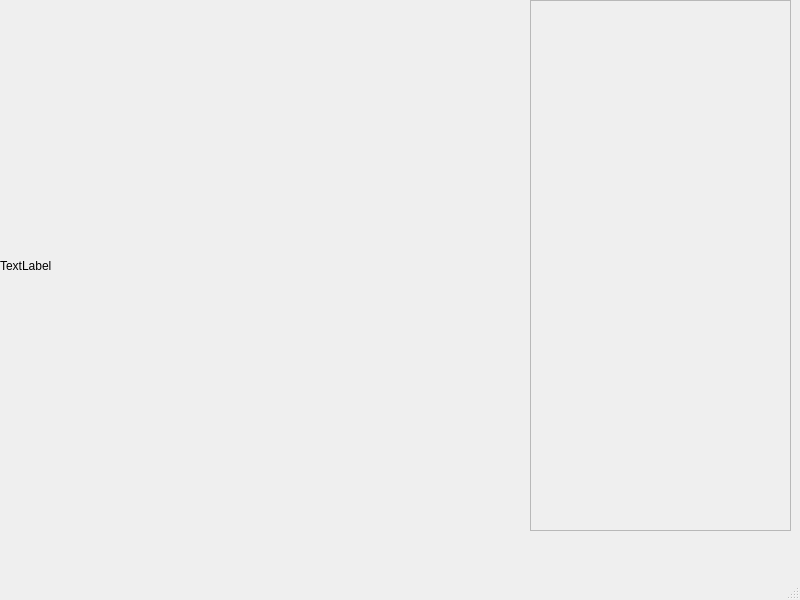
<?xml version="1.0" encoding="UTF-8"?>
<ui version="4.0">
 <class>imageviewer</class>
 <widget class="QMainWindow" name="imageviewer">
  <property name="geometry">
   <rect>
    <x>0</x>
    <y>0</y>
    <width>800</width>
    <height>600</height>
   </rect>
  </property>
  <property name="styleSheet">
   <string notr="true">/*
 * The MIT License (MIT)
 *
 * Copyright (c) &lt;2013-2014&gt; &lt;Colin Duquesnoy&gt;
 *
 * Permission is hereby granted, free of charge, to any person obtaining a copy
 * of this software and associated documentation files (the &quot;Software&quot;), to deal
 * in the Software without restriction, including without limitation the rights
 * to use, copy, modify, merge, publish, distribute, sublicense, and/or sell
 * copies of the Software, and to permit persons to whom the Software is
 * furnished to do so, subject to the following conditions:

 * The above copyright notice and this permission notice shall be included in
 * all copies or substantial portions of the Software.

 * THE SOFTWARE IS PROVIDED &quot;AS IS&quot;, WITHOUT WARRANTY OF ANY KIND, EXPRESS OR
 * IMPLIED, INCLUDING BUT NOT LIMITED TO THE WARRANTIES OF MERCHANTABILITY,
 * FITNESS FOR A PARTICULAR PURPOSE AND NONINFRINGEMENT. IN NO EVENT SHALL THE
 * AUTHORS OR COPYRIGHT HOLDERS BE LIABLE FOR ANY CLAIM, DAMAGES OR OTHER
 * LIABILITY, WHETHER IN AN ACTION OF CONTRACT, TORT OR OTHERWISE, ARISING FROM,
 * OUT OF OR IN CONNECTION WITH THE SOFTWARE OR THE USE OR OTHER DEALINGS IN
 * THE SOFTWARE.
 */
QToolTip
{
    border: 1px solid #76797C;
    background-color: rgb(90, 102, 117);;
    color: white;
    padding: 5px;
    opacity: 200;
}

QWidget
{
    color: #eff0f1;
    background-color: #31363b;
    selection-background-color:#3daee9;
    selection-color: #eff0f1;
    background-clip: border;
    border-image: none;
    border: 0px transparent black;
    outline: 0;
}

QWidget:item:hover
{
    background-color: #18465d;
    color: #eff0f1;
}

QWidget:item:selected
{
    background-color: #18465d;
}

QCheckBox
{
    spacing: 5px;
    outline: none;
    color: #eff0f1;
    margin-bottom: 2px;
}

QCheckBox:disabled
{
    color: #76797C;
}

QCheckBox::indicator,
QGroupBox::indicator
{
    width: 18px;
    height: 18px;
}
QGroupBox::indicator
{
    margin-left: 2px;
}

QCheckBox::indicator:unchecked
{
    image: url(:/qss_icons/rc/checkbox_unchecked.png);
}

QCheckBox::indicator:unchecked:hover,
QCheckBox::indicator:unchecked:focus,
QCheckBox::indicator:unchecked:pressed,
QGroupBox::indicator:unchecked:hover,
QGroupBox::indicator:unchecked:focus,
QGroupBox::indicator:unchecked:pressed
{
  border: none;
    image: url(:/qss_icons/rc/checkbox_unchecked_focus.png);
}

QCheckBox::indicator:checked
{
    image: url(:/qss_icons/rc/checkbox_checked.png);
}

QCheckBox::indicator:checked:hover,
QCheckBox::indicator:checked:focus,
QCheckBox::indicator:checked:pressed,
QGroupBox::indicator:checked:hover,
QGroupBox::indicator:checked:focus,
QGroupBox::indicator:checked:pressed
{
  border: none;
    image: url(:/qss_icons/rc/checkbox_checked_focus.png);
}


QCheckBox::indicator:indeterminate
{
    image: url(:/qss_icons/rc/checkbox_indeterminate.png);
}

QCheckBox::indicator:indeterminate:focus,
QCheckBox::indicator:indeterminate:hover,
QCheckBox::indicator:indeterminate:pressed
{
    image: url(:/qss_icons/rc/checkbox_indeterminate_focus.png);
}

QCheckBox::indicator:checked:disabled,
QGroupBox::indicator:checked:disabled
{
    image: url(:/qss_icons/rc/checkbox_checked_disabled.png);
}

QCheckBox::indicator:unchecked:disabled,
QGroupBox::indicator:unchecked:disabled
{
    image: url(:/qss_icons/rc/checkbox_unchecked_disabled.png);
}

QRadioButton
{
    spacing: 5px;
    outline: none;
    color: #eff0f1;
    margin-bottom: 2px;
}

QRadioButton:disabled
{
    color: #76797C;
}
QRadioButton::indicator
{
    width: 21px;
    height: 21px;
}

QRadioButton::indicator:unchecked
{
    image: url(:/qss_icons/rc/radio_unchecked.png);
}


QRadioButton::indicator:unchecked:hover,
QRadioButton::indicator:unchecked:focus,
QRadioButton::indicator:unchecked:pressed
{
    border: none;
    outline: none;
    image: url(:/qss_icons/rc/radio_unchecked_focus.png);
}

QRadioButton::indicator:checked
{
    border: none;
    outline: none;
    image: url(:/qss_icons/rc/radio_checked.png);
}

QRadioButton::indicator:checked:hover,
QRadioButton::indicator:checked:focus,
QRadioButton::indicator:checked:pressed
{
    border: none;
    outline: none;
    image: url(:/qss_icons/rc/radio_checked_focus.png);
}

QRadioButton::indicator:checked:disabled
{
    outline: none;
    image: url(:/qss_icons/rc/radio_checked_disabled.png);
}

QRadioButton::indicator:unchecked:disabled
{
    image: url(:/qss_icons/rc/radio_unchecked_disabled.png);
}


QMenuBar
{
    background-color: #31363b;
    color: #eff0f1;
}

QMenuBar::item
{
    background: transparent;
}

QMenuBar::item:selected
{
    background: transparent;
    border: 1px solid #76797C;
}

QMenuBar::item:pressed
{
    border: 1px solid #76797C;
    background-color: #3daee9;
    color: #eff0f1;
    margin-bottom:-1px;
    padding-bottom:1px;
}

QMenu
{
    border: 1px solid #76797C;
    color: #eff0f1;
    margin: 2px;
}

QMenu::icon
{
    margin: 5px;
}

QMenu::item
{
    padding: 5px 30px 5px 30px;
    border: 1px solid transparent; /* reserve space for selection border */
}

QMenu::item:selected
{
    color: #eff0f1;
}

QMenu::separator {
    height: 2px;
    background: lightblue;
    margin-left: 10px;
    margin-right: 5px;
}

QMenu::indicator {
    width: 18px;
    height: 18px;
}

/* non-exclusive indicator = check box style indicator
   (see QActionGroup::setExclusive) */
QMenu::indicator:non-exclusive:unchecked {
    image: url(:/qss_icons/rc/checkbox_unchecked.png);
}

QMenu::indicator:non-exclusive:unchecked:selected {
    image: url(:/qss_icons/rc/checkbox_unchecked_disabled.png);
}

QMenu::indicator:non-exclusive:checked {
    image: url(:/qss_icons/rc/checkbox_checked.png);
}

QMenu::indicator:non-exclusive:checked:selected {
    image: url(:/qss_icons/rc/checkbox_checked_disabled.png);
}

/* exclusive indicator = radio button style indicator (see QActionGroup::setExclusive) */
QMenu::indicator:exclusive:unchecked {
    image: url(:/qss_icons/rc/radio_unchecked.png);
}

QMenu::indicator:exclusive:unchecked:selected {
    image: url(:/qss_icons/rc/radio_unchecked_disabled.png);
}

QMenu::indicator:exclusive:checked {
    image: url(:/qss_icons/rc/radio_checked.png);
}

QMenu::indicator:exclusive:checked:selected {
    image: url(:/qss_icons/rc/radio_checked_disabled.png);
}

QMenu::right-arrow {
    margin: 5px;
    image: url(:/qss_icons/rc/right_arrow.png)
}


QWidget:disabled
{
    color: #454545;
    background-color: #31363b;
}

QAbstractItemView
{
    alternate-background-color: #31363b;
    color: #eff0f1;
    border: 1px solid 3A3939;
    border-radius: 2px;
}

QWidget:focus, QMenuBar:focus
{
    border: 1px solid #3daee9;
}

QTabWidget:focus, QCheckBox:focus, QRadioButton:focus, QSlider:focus
{
    border: none;
}

QLineEdit
{
    background-color: #232629;
    padding: 5px;
    border-style: solid;
    border: 1px solid #76797C;
    border-radius: 2px;
    color: #eff0f1;
}

QAbstractItemView QLineEdit
{
    padding: 0;
}

QGroupBox {
    border:1px solid #76797C;
    border-radius: 2px;
    margin-top: 20px;
}

QGroupBox::title {
    subcontrol-origin: margin;
    subcontrol-position: top center;
    padding-left: 10px;
    padding-right: 10px;
    padding-top: 10px;
}

QAbstractScrollArea
{
    border-radius: 2px;
    border: 1px solid #76797C;
    background-color: transparent;
}

QScrollBar:horizontal
{
    height: 15px;
    margin: 3px 15px 3px 15px;
    border: 1px transparent #2A2929;
    border-radius: 4px;
    background-color: #2A2929;
}

QScrollBar::handle:horizontal
{
    background-color: #605F5F;
    min-width: 5px;
    border-radius: 4px;
}

QScrollBar::add-line:horizontal
{
    margin: 0px 3px 0px 3px;
    border-image: url(:/qss_icons/rc/right_arrow_disabled.png);
    width: 10px;
    height: 10px;
    subcontrol-position: right;
    subcontrol-origin: margin;
}

QScrollBar::sub-line:horizontal
{
    margin: 0px 3px 0px 3px;
    border-image: url(:/qss_icons/rc/left_arrow_disabled.png);
    height: 10px;
    width: 10px;
    subcontrol-position: left;
    subcontrol-origin: margin;
}

QScrollBar::add-line:horizontal:hover,QScrollBar::add-line:horizontal:on
{
    border-image: url(:/qss_icons/rc/right_arrow.png);
    height: 10px;
    width: 10px;
    subcontrol-position: right;
    subcontrol-origin: margin;
}


QScrollBar::sub-line:horizontal:hover, QScrollBar::sub-line:horizontal:on
{
    border-image: url(:/qss_icons/rc/left_arrow.png);
    height: 10px;
    width: 10px;
    subcontrol-position: left;
    subcontrol-origin: margin;
}

QScrollBar::up-arrow:horizontal, QScrollBar::down-arrow:horizontal
{
    background: none;
}


QScrollBar::add-page:horizontal, QScrollBar::sub-page:horizontal
{
    background: none;
}

QScrollBar:vertical
{
    background-color: #2A2929;
    width: 15px;
    margin: 15px 3px 15px 3px;
    border: 1px transparent #2A2929;
    border-radius: 4px;
}

QScrollBar::handle:vertical
{
    background-color: #605F5F;
    min-height: 5px;
    border-radius: 4px;
}

QScrollBar::sub-line:vertical
{
    margin: 3px 0px 3px 0px;
    border-image: url(:/qss_icons/rc/up_arrow_disabled.png);
    height: 10px;
    width: 10px;
    subcontrol-position: top;
    subcontrol-origin: margin;
}

QScrollBar::add-line:vertical
{
    margin: 3px 0px 3px 0px;
    border-image: url(:/qss_icons/rc/down_arrow_disabled.png);
    height: 10px;
    width: 10px;
    subcontrol-position: bottom;
    subcontrol-origin: margin;
}

QScrollBar::sub-line:vertical:hover,QScrollBar::sub-line:vertical:on
{

    border-image: url(:/qss_icons/rc/up_arrow.png);
    height: 10px;
    width: 10px;
    subcontrol-position: top;
    subcontrol-origin: margin;
}


QScrollBar::add-line:vertical:hover, QScrollBar::add-line:vertical:on
{
    border-image: url(:/qss_icons/rc/down_arrow.png);
    height: 10px;
    width: 10px;
    subcontrol-position: bottom;
    subcontrol-origin: margin;
}

QScrollBar::up-arrow:vertical, QScrollBar::down-arrow:vertical
{
    background: none;
}


QScrollBar::add-page:vertical, QScrollBar::sub-page:vertical
{
    background: none;
}

QTextEdit
{
    background-color: #232629;
    color: #eff0f1;
    border: 1px solid #76797C;
}

QPlainTextEdit
{
    background-color: #232629;;
    color: #eff0f1;
    border-radius: 2px;
    border: 1px solid #76797C;
}

QHeaderView::section
{
    background-color: #76797C;
    color: #eff0f1;
    padding: 5px;
    border: 1px solid #76797C;
}

QSizeGrip {
    image: url(:/qss_icons/rc/sizegrip.png);
    width: 12px;
    height: 12px;
}


QMainWindow::separator
{
    background-color: #31363b;
    color: white;
    padding-left: 4px;
    spacing: 2px;
    border: 1px dashed #76797C;
}

QMainWindow::separator:hover
{

    background-color: #787876;
    color: white;
    padding-left: 4px;
    border: 1px solid #76797C;
    spacing: 2px;
}


QMenu::separator
{
    height: 1px;
    background-color: #76797C;
    color: white;
    padding-left: 4px;
    margin-left: 10px;
    margin-right: 5px;
}


QFrame
{
    border-radius: 2px;
    border: 1px solid #76797C;
}

QFrame[frameShape=&quot;0&quot;]
{
    border-radius: 2px;
    border: 1px transparent #76797C;
}

QStackedWidget
{
    border: 1px transparent black;
}

QToolBar {
    border: 1px transparent #393838;
    background: 1px solid #31363b;
    font-weight: bold;
}

QToolBar::handle:horizontal {
    image: url(:/qss_icons/rc/Hmovetoolbar.png);
}
QToolBar::handle:vertical {
    image: url(:/qss_icons/rc/Vmovetoolbar.png);
}
QToolBar::separator:horizontal {
    image: url(:/qss_icons/rc/Hsepartoolbar.png);
}
QToolBar::separator:vertical {
    image: url(:/qss_icons/rc/Vsepartoolbar.png);
}
QToolButton#qt_toolbar_ext_button {
    background: #58595a
}

QPushButton
{
    color: #eff0f1;
    background-color: #31363b;
    border-width: 1px;
    border-color: #76797C;
    border-style: solid;
    padding: 5px;
    border-radius: 2px;
    outline: none;
}

QPushButton:disabled
{
    background-color: #31363b;
    border-width: 1px;
    border-color: #454545;
    border-style: solid;
    padding-top: 5px;
    padding-bottom: 5px;
    padding-left: 10px;
    padding-right: 10px;
    border-radius: 2px;
    color: #454545;
}

QPushButton:focus {
    background-color: #3daee9;
    color: white;
}

QPushButton:pressed
{
    background-color: #3daee9;
    padding-top: -15px;
    padding-bottom: -17px;
}

QComboBox
{
    selection-background-color: #3daee9;
    border-style: solid;
    border: 1px solid #76797C;
    border-radius: 2px;
    padding: 5px;
    min-width: 75px;
}

QPushButton:checked{
    background-color: #76797C;
    border-color: #6A6969;
}

QComboBox:hover,QPushButton:hover,QAbstractSpinBox:hover,QLineEdit:hover,QTextEdit:hover,QPlainTextEdit:hover,QAbstractView:hover,QTreeView:hover
{
    border: 1px solid #3daee9;
    color: #eff0f1;
}

QComboBox:on
{
    padding-top: 3px;
    padding-left: 4px;
    selection-background-color: #4a4a4a;
}

QComboBox QAbstractItemView
{
    background-color: #232629;
    border-radius: 2px;
    border: 1px solid #76797C;
    selection-background-color: #18465d;
}

QComboBox::drop-down
{
    subcontrol-origin: padding;
    subcontrol-position: top right;
    width: 15px;

    border-left-width: 0px;
    border-left-color: darkgray;
    border-left-style: solid;
    border-top-right-radius: 3px;
    border-bottom-right-radius: 3px;
}

QComboBox::down-arrow
{
    image: url(:/qss_icons/rc/down_arrow_disabled.png);
}

QComboBox::down-arrow:on, QComboBox::down-arrow:hover,
QComboBox::down-arrow:focus
{
    image: url(:/qss_icons/rc/down_arrow.png);
}

QAbstractSpinBox {
    padding: 5px;
    border: 1px solid #76797C;
    background-color: #232629;
    color: #eff0f1;
    border-radius: 2px;
    min-width: 75px;
}

QAbstractSpinBox:up-button
{
    background-color: transparent;
    subcontrol-origin: border;
    subcontrol-position: center right;
}

QAbstractSpinBox:down-button
{
    background-color: transparent;
    subcontrol-origin: border;
    subcontrol-position: center left;
}

QAbstractSpinBox::up-arrow,QAbstractSpinBox::up-arrow:disabled,QAbstractSpinBox::up-arrow:off {
    image: url(:/qss_icons/rc/up_arrow_disabled.png);
    width: 10px;
    height: 10px;
}
QAbstractSpinBox::up-arrow:hover
{
    image: url(:/qss_icons/rc/up_arrow.png);
}


QAbstractSpinBox::down-arrow,QAbstractSpinBox::down-arrow:disabled,QAbstractSpinBox::down-arrow:off
{
    image: url(:/qss_icons/rc/down_arrow_disabled.png);
    width: 10px;
    height: 10px;
}
QAbstractSpinBox::down-arrow:hover
{
    image: url(:/qss_icons/rc/down_arrow.png);
}


QLabel
{
    border: 0px solid black;
}

QTabWidget{
    border: 0px transparent black;
}

QTabWidget::pane {
    border: 1px solid #76797C;
    padding: 5px;
    margin: 0px;
}

QTabWidget::tab-bar {
    left: 5px; /* move to the right by 5px */
}

QTabBar
{
    qproperty-drawBase: 0;
    border-radius: 3px;
}

QTabBar:focus
{
    border: 0px transparent black;
}

QTabBar::close-button  {
    image: url(:/qss_icons/rc/close.png);
    background: transparent;
}

QTabBar::close-button:hover
{
    image: url(:/qss_icons/rc/close-hover.png);
    background: transparent;
}

QTabBar::close-button:pressed {
    image: url(:/qss_icons/rc/close-pressed.png);
    background: transparent;
}

/* TOP TABS */
QTabBar::tab:top {
    color: #eff0f1;
    border: 1px solid #76797C;
    border-bottom: 1px transparent black;
    background-color: #31363b;
    padding: 5px;
    min-width: 50px;
    border-top-left-radius: 2px;
    border-top-right-radius: 2px;
}

QTabBar::tab:top:!selected
{
    color: #eff0f1;
    background-color: #54575B;
    border: 1px solid #76797C;
    border-bottom: 1px transparent black;
    border-top-left-radius: 2px;
    border-top-right-radius: 2px;    
}

QTabBar::tab:top:!selected:hover {
    background-color: #3daee9;
}

/* BOTTOM TABS */
QTabBar::tab:bottom {
    color: #eff0f1;
    border: 1px solid #76797C;
    border-top: 1px transparent black;
    background-color: #31363b;
    padding: 5px;
    border-bottom-left-radius: 2px;
    border-bottom-right-radius: 2px;
    min-width: 50px;
}

QTabBar::tab:bottom:!selected
{
    color: #eff0f1;
    background-color: #54575B;
    border: 1px solid #76797C;
    border-top: 1px transparent black;
    border-bottom-left-radius: 2px;
    border-bottom-right-radius: 2px;
}

QTabBar::tab:bottom:!selected:hover {
    background-color: #3daee9;
}

/* LEFT TABS */
QTabBar::tab:left {
    color: #eff0f1;
    border: 1px solid #76797C;
    border-left: 1px transparent black;
    background-color: #31363b;
    padding: 5px;
    border-top-right-radius: 2px;
    border-bottom-right-radius: 2px;
    min-height: 50px;
}

QTabBar::tab:left:!selected
{
    color: #eff0f1;
    background-color: #54575B;
    border: 1px solid #76797C;
    border-left: 1px transparent black;
    border-top-right-radius: 2px;
    border-bottom-right-radius: 2px;
}

QTabBar::tab:left:!selected:hover {
    background-color: #3daee9;
}


/* RIGHT TABS */
QTabBar::tab:right {
    color: #eff0f1;
    border: 1px solid #76797C;
    border-right: 1px transparent black;
    background-color: #31363b;
    padding: 5px;
    border-top-left-radius: 2px;
    border-bottom-left-radius: 2px;
    min-height: 50px;
}

QTabBar::tab:right:!selected
{
    color: #eff0f1;
    background-color: #54575B;
    border: 1px solid #76797C;
    border-right: 1px transparent black;
    border-top-left-radius: 2px;
    border-bottom-left-radius: 2px;
}

QTabBar::tab:right:!selected:hover {
    background-color: #3daee9;
}

QTabBar QToolButton::right-arrow:enabled {
     image: url(:/qss_icons/rc/right_arrow.png);
 }

 QTabBar QToolButton::left-arrow:enabled {
     image: url(:/qss_icons/rc/left_arrow.png);
 }

QTabBar QToolButton::right-arrow:disabled {
     image: url(:/qss_icons/rc/right_arrow_disabled.png);
 }

 QTabBar QToolButton::left-arrow:disabled {
     image: url(:/qss_icons/rc/left_arrow_disabled.png);
 }


QDockWidget {
    background: #31363b;
    border: 1px solid #403F3F;
    titlebar-close-icon: url(:/qss_icons/rc/close.png);
    titlebar-normal-icon: url(:/qss_icons/rc/undock.png);
}

QDockWidget::close-button, QDockWidget::float-button {
    border: 1px solid transparent;
    border-radius: 2px;
    background: transparent;
}

QDockWidget::close-button:hover, QDockWidget::float-button:hover {
    background: rgba(255, 255, 255, 10);
}

QDockWidget::close-button:pressed, QDockWidget::float-button:pressed {
    padding: 1px -1px -1px 1px;
    background: rgba(255, 255, 255, 10);
}

QTreeView, QListView
{
    border: 1px solid #76797C;
    background-color: #232629;
}

QTreeView:branch:selected, QTreeView:branch:hover
{
    background: url(:/qss_icons/rc/transparent.png);
}

QTreeView::branch:has-siblings:!adjoins-item {
    border-image: url(:/qss_icons/rc/transparent.png);
}

QTreeView::branch:has-siblings:adjoins-item {
    border-image: url(:/qss_icons/rc/transparent.png);
}

QTreeView::branch:!has-children:!has-siblings:adjoins-item {
    border-image: url(:/qss_icons/rc/transparent.png);
}

QTreeView::branch:has-children:!has-siblings:closed,
QTreeView::branch:closed:has-children:has-siblings {
    image: url(:/qss_icons/rc/branch_closed.png);
}

QTreeView::branch:open:has-children:!has-siblings,
QTreeView::branch:open:has-children:has-siblings  {
    image: url(:/qss_icons/rc/branch_open.png);
}

QTreeView::branch:has-children:!has-siblings:closed:hover,
QTreeView::branch:closed:has-children:has-siblings:hover {
    image: url(:/qss_icons/rc/branch_closed-on.png);
    }

QTreeView::branch:open:has-children:!has-siblings:hover,
QTreeView::branch:open:has-children:has-siblings:hover  {
    image: url(:/qss_icons/rc/branch_open-on.png);
    }

QListView::item:!selected:hover, QTreeView::item:!selected:hover  {
    background: #18465d;
    outline: 0;
    color: #eff0f1
}

QListView::item:selected:hover, QTreeView::item:selected:hover  {
    background: #287399;
    color: #eff0f1;
}

QSlider::groove:horizontal {
    border: 1px solid #565a5e;
    height: 4px;
    background: #565a5e;
    margin: 0px;
    border-radius: 2px;
}

QSlider::handle:horizontal {
    background: #232629;
    border: 1px solid #565a5e;
    width: 16px;
    height: 16px;
    margin: -8px 0;
    border-radius: 9px;
}

QSlider::groove:vertical {
    border: 1px solid #565a5e;
    width: 4px;
    background: #565a5e;
    margin: 0px;
    border-radius: 3px;
}

QSlider::handle:vertical {
    background: #232629;
    border: 1px solid #565a5e;
    width: 16px;
    height: 16px;
    margin: 0 -8px;
    border-radius: 9px;
}

QToolButton {
    background-color: transparent;
    border: 1px transparent #76797C;
    border-radius: 2px;
    margin: 3px;
    padding: 5px;
}

QToolButton[popupMode=&quot;1&quot;] { /* only for MenuButtonPopup */
 padding-right: 20px; /* make way for the popup button */
 border: 1px #76797C;
 border-radius: 5px;
}

QToolButton[popupMode=&quot;2&quot;] { /* only for InstantPopup */
 padding-right: 10px; /* make way for the popup button */
 border: 1px #76797C;
}


QToolButton:hover, QToolButton::menu-button:hover {
    background-color: transparent;
    border: 1px solid #3daee9;
    padding: 5px;
}

QToolButton:checked, QToolButton:pressed,
        QToolButton::menu-button:pressed {
    background-color: #3daee9;
    border: 1px solid #3daee9;
    padding: 5px;
}

/* the subcontrol below is used only in the InstantPopup or DelayedPopup mode */
QToolButton::menu-indicator {
    image: url(:/qss_icons/rc/down_arrow.png);
    top: -7px; left: -2px; /* shift it a bit */
}

/* the subcontrols below are used only in the MenuButtonPopup mode */
QToolButton::menu-button {
    border: 1px transparent #76797C;
    border-top-right-radius: 6px;
    border-bottom-right-radius: 6px;
    /* 16px width + 4px for border = 20px allocated above */
    width: 16px;
    outline: none;
}

QToolButton::menu-arrow {
    image: url(:/qss_icons/rc/down_arrow.png);
}

QToolButton::menu-arrow:open {
    border: 1px solid #76797C;
}

QPushButton::menu-indicator  {
    subcontrol-origin: padding;
    subcontrol-position: bottom right;
    left: 8px;
}

QTableView
{
    border: 1px solid #76797C;
    gridline-color: #31363b;
    background-color: #232629;
}


QTableView, QHeaderView
{
    border-radius: 0px;
}

QTableView::item:pressed, QListView::item:pressed, QTreeView::item:pressed  {
    background: #18465d;
    color: #eff0f1;
}

QTableView::item:selected:active, QTreeView::item:selected:active, QListView::item:selected:active  {
    background: #287399;
    color: #eff0f1;
}


QHeaderView
{
    background-color: #31363b;
    border: 1px transparent;
    border-radius: 0px;
    margin: 0px;
    padding: 0px;

}

QHeaderView::section  {
    background-color: #31363b;
    color: #eff0f1;
    padding: 5px;
    border: 1px solid #76797C;
    border-radius: 0px;
    text-align: center;
}

QHeaderView::section::vertical::first, QHeaderView::section::vertical::only-one
{
    border-top: 1px solid #76797C;
}

QHeaderView::section::vertical
{
    border-top: transparent;
}

QHeaderView::section::horizontal::first, QHeaderView::section::horizontal::only-one
{
    border-left: 1px solid #76797C;
}

QHeaderView::section::horizontal
{
    border-left: transparent;
}


QHeaderView::section:checked
 {
    color: white;
    background-color: #334e5e;
 }

 /* style the sort indicator */
QHeaderView::down-arrow {
    image: url(:/qss_icons/rc/down_arrow.png);
}

QHeaderView::up-arrow {
    image: url(:/qss_icons/rc/up_arrow.png);
}


QTableCornerButton::section {
    background-color: #31363b;
    border: 1px transparent #76797C;
    border-radius: 0px;
}

QToolBox  {
    padding: 5px;
    border: 1px transparent black;
}

QToolBox::tab {
    color: #eff0f1;
    background-color: #31363b;
    border: 1px solid #76797C;
    border-bottom: 1px transparent #31363b;
    border-top-left-radius: 5px;
    border-top-right-radius: 5px;
}

QToolBox::tab:selected { /* italicize selected tabs */
    font: italic;
    background-color: #31363b;
    border-color: #3daee9;
 }

QStatusBar::item {
    border: 0px transparent dark;
 }


QFrame[height=&quot;3&quot;], QFrame[width=&quot;3&quot;] {
    background-color: #76797C;
}


QSplitter::handle {
    border: 1px dashed #76797C;
}

QSplitter::handle:hover {
    background-color: #787876;
    border: 1px solid #76797C;
}

QSplitter::handle:horizontal {
    width: 1px;
}

QSplitter::handle:vertical {
    height: 1px;
}

QProgressBar {
    border: 1px solid #76797C;
    border-radius: 5px;
    text-align: center;
}

QProgressBar::chunk {
    background-color: #05B8CC;
}

QDateEdit
{
    selection-background-color: #3daee9;
    border-style: solid;
    border: 1px solid #3375A3;
    border-radius: 2px;
    padding: 1px;
    min-width: 75px;
}

QDateEdit:on
{
    padding-top: 3px;
    padding-left: 4px;
    selection-background-color: #4a4a4a;
}

QDateEdit QAbstractItemView
{
    background-color: #232629;
    border-radius: 2px;
    border: 1px solid #3375A3;
    selection-background-color: #3daee9;
}

QDateEdit::drop-down
{
    subcontrol-origin: padding;
    subcontrol-position: top right;
    width: 15px;
    border-left-width: 0px;
    border-left-color: darkgray;
    border-left-style: solid;
    border-top-right-radius: 3px;
    border-bottom-right-radius: 3px;
}

QDateEdit::down-arrow
{
    image: url(:/qss_icons/rc/down_arrow_disabled.png);
}

QDateEdit::down-arrow:on, QDateEdit::down-arrow:hover,
QDateEdit::down-arrow:focus
{
    image: url(:/qss_icons/rc/down_arrow.png);
}</string>
  </property>
  <widget class="QWidget" name="centralwidget">
   <widget class="QLabel" name="image">
    <property name="geometry">
     <rect>
      <x>0</x>
      <y>0</y>
      <width>521</width>
      <height>531</height>
     </rect>
    </property>
    <property name="text">
     <string>TextLabel</string>
    </property>
   </widget>
   <widget class="QTableView" name="countList">
    <property name="enabled">
     <bool>false</bool>
    </property>
    <property name="geometry">
     <rect>
      <x>530</x>
      <y>0</y>
      <width>261</width>
      <height>531</height>
     </rect>
    </property>
   </widget>
  </widget>
  <widget class="QMenuBar" name="menubar">
   <property name="geometry">
    <rect>
     <x>0</x>
     <y>0</y>
     <width>800</width>
     <height>19</height>
    </rect>
   </property>
  </widget>
  <widget class="QStatusBar" name="statusbar"/>
 </widget>
 <resources/>
 <connections/>
</ui>
